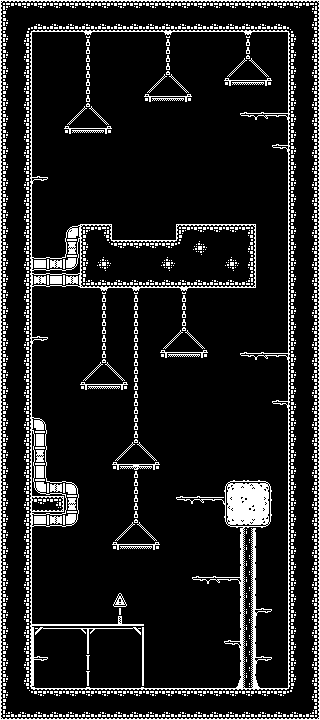

Rendered tile map (Tiled .tmx) drawn with the repository's tilesets; below, a short description and the map source with its tile grids summarised:
An orthogonal 20x45 tile map with 16x16 px tiles, 4 tile layers (ground, decoration, foreground, platforms), 1 hidden layer not drawn, 2 tilesets and 29 objects (19x spike, 5x torch, 2x gem, goal, key, ...).

<map version="1.10" tiledversion="1.12.2" orientation="orthogonal" renderorder="right-down" width="20" height="45" tilewidth="16" tileheight="16" infinite="0" nextlayerid="12" nextobjectid="105">
 <editorsettings>
  <export target="level5.json" format="json" />
 </editorsettings>
 <tileset firstgid="1" name="monochrome_tilemap_transparent_packed" tilewidth="16" tileheight="16" tilecount="400" columns="20">
  <image source="../images/monochrome_tilemap_transparent_packed.png" width="320" height="320" />
  <tile id="248">
   <properties>
    <property name="active" type="bool" value="false" />
   </properties>
  </tile>
 </tileset>
 <tileset firstgid="401" name="monochrome_tilemap_packed" tilewidth="16" tileheight="16" tilecount="400" columns="20">
  <image source="../images/monochrome_tilemap_packed.png" width="320" height="320" />
 </tileset>
 <layer id="4" name="background" width="20" height="45" visible="0">
  <data>[900 cells, 900 non-empty, 1 distinct tile ids]</data>
 </layer>
 <layer id="1" name="ground" width="20" height="45">
  <data>[900 cells, 336 non-empty, 37 distinct tile ids]</data>
 </layer>
 <layer id="2" name="decoration" width="20" height="45">
  <data>[900 cells, 0 non-empty, 0 distinct tile ids]</data>
 </layer>
 <layer id="5" name="foreground" width="20" height="45">
  <data>[900 cells, 66 non-empty, 15 distinct tile ids]</data>
 </layer>
 <layer id="10" name="platforms" width="20" height="45">
  <data>[900 cells, 28 non-empty, 7 distinct tile ids]</data>
 </layer>
 <objectgroup id="8" name="triggers">
  <object id="83" name="gem" type="gem" gid="103" x="32" y="336" width="16" height="16">
   <properties>
    <property name="value" type="int" value="1" />
   </properties>
  </object>
  <object id="92" name="goal" type="goal" gid="390" x="240" y="80" width="16" height="16" />
  <object id="93" name="key" type="key" gid="97" x="80" y="128" width="16" height="16" />
  <object id="104" name="gem" type="gem" gid="103" x="32" y="656" width="16" height="16">
   <properties>
    <property name="value" type="int" value="1" />
   </properties>
  </object>
 </objectgroup>
 <objectgroup id="11" name="hazards">
  <object id="70" name="spike" type="spike" gid="184" x="160" y="688" width="16" height="16">
   <properties>
    <property name="danger-x" type="bool" value="false" />
    <property name="danger-y" type="bool" value="true" />
   </properties>
  </object>
  <object id="71" name="spike" type="spike" gid="184" x="144" y="688" width="16" height="16">
   <properties>
    <property name="danger-x" type="bool" value="false" />
    <property name="danger-y" type="bool" value="true" />
   </properties>
  </object>
  <object id="72" name="spike" type="spike" gid="184" x="176" y="688" width="16" height="16">
   <properties>
    <property name="danger-x" type="bool" value="false" />
    <property name="danger-y" type="bool" value="true" />
   </properties>
  </object>
  <object id="73" name="spike" type="spike" gid="184" x="208" y="688" width="16" height="16">
   <properties>
    <property name="danger-x" type="bool" value="false" />
    <property name="danger-y" type="bool" value="true" />
   </properties>
  </object>
  <object id="74" name="spike" type="spike" gid="184" x="192" y="688" width="16" height="16">
   <properties>
    <property name="danger-x" type="bool" value="false" />
    <property name="danger-y" type="bool" value="true" />
   </properties>
  </object>
  <object id="75" name="spike" type="spike" gid="184" x="224" y="688" width="16" height="16">
   <properties>
    <property name="danger-x" type="bool" value="false" />
    <property name="danger-y" type="bool" value="true" />
   </properties>
  </object>
  <object id="76" name="spike" type="spike" gid="184" x="128" y="688" width="16" height="16">
   <properties>
    <property name="danger-x" type="bool" value="false" />
    <property name="danger-y" type="bool" value="true" />
   </properties>
  </object>
  <object id="86" name="spike" type="spike" gid="184" x="112" y="240" width="16" height="16">
   <properties>
    <property name="danger-x" type="bool" value="false" />
    <property name="danger-y" type="bool" value="true" />
   </properties>
  </object>
  <object id="87" name="spike" type="spike" gid="184" x="144" y="240" width="16" height="16">
   <properties>
    <property name="danger-x" type="bool" value="false" />
    <property name="danger-y" type="bool" value="true" />
   </properties>
  </object>
  <object id="88" name="spike" type="spike" gid="184" x="128" y="240" width="16" height="16">
   <properties>
    <property name="danger-x" type="bool" value="false" />
    <property name="danger-y" type="bool" value="true" />
   </properties>
  </object>
  <object id="89" name="spike" type="spike" gid="184" x="160" y="240" width="16" height="16">
   <properties>
    <property name="danger-x" type="bool" value="false" />
    <property name="danger-y" type="bool" value="true" />
   </properties>
  </object>
  <object id="94" name="spike" type="spike" gid="184" x="112" y="688" width="16" height="16">
   <properties>
    <property name="danger-x" type="bool" value="false" />
    <property name="danger-y" type="bool" value="true" />
   </properties>
  </object>
  <object id="96" name="spike" type="spike" gid="184" x="80" y="688" width="16" height="16">
   <properties>
    <property name="danger-x" type="bool" value="false" />
    <property name="danger-y" type="bool" value="true" />
   </properties>
  </object>
  <object id="97" name="spike" type="spike" gid="184" x="64" y="688" width="16" height="16">
   <properties>
    <property name="danger-x" type="bool" value="false" />
    <property name="danger-y" type="bool" value="true" />
   </properties>
  </object>
  <object id="98" name="spike" type="spike" gid="184" x="48" y="688" width="16" height="16">
   <properties>
    <property name="danger-x" type="bool" value="false" />
    <property name="danger-y" type="bool" value="true" />
   </properties>
  </object>
  <object id="99" name="spike" type="spike" gid="184" x="32" y="688" width="16" height="16">
   <properties>
    <property name="danger-x" type="bool" value="false" />
    <property name="danger-y" type="bool" value="true" />
   </properties>
  </object>
  <object id="100" name="spike" type="spike" gid="184" x="96" y="688" width="16" height="16">
   <properties>
    <property name="danger-x" type="bool" value="false" />
    <property name="danger-y" type="bool" value="true" />
   </properties>
  </object>
  <object id="102" name="spike" type="spike" gid="184" x="256" y="688" width="16" height="16">
   <properties>
    <property name="danger-x" type="bool" value="false" />
    <property name="danger-y" type="bool" value="true" />
   </properties>
  </object>
  <object id="103" name="spike" type="spike" gid="184" x="272" y="688" width="16" height="16">
   <properties>
    <property name="danger-x" type="bool" value="false" />
    <property name="danger-y" type="bool" value="true" />
   </properties>
  </object>
 </objectgroup>
 <objectgroup id="7" name="lights">
  <object id="79" name="torch" type="torch" gid="249" x="208" y="576" width="16" height="16">
   <properties>
    <property name="active" type="bool" value="false" />
    <property name="color" type="color" value="#ffff8c32" />
    <property name="effect" value="flicker" />
    <property name="radius" type="int" value="50" />
   </properties>
  </object>
  <object id="82" name="torch" type="torch" gid="249" x="176" y="352" width="16" height="16">
   <properties>
    <property name="active" type="bool" value="false" />
    <property name="color" type="color" value="#ffff8c32" />
    <property name="effect" value="flicker" />
    <property name="radius" type="int" value="50" />
   </properties>
  </object>
  </objectgroup>
 <objectgroup id="6" name="spawns">
  <!-- 1 objects omitted --></objectgroup>
</map>
<!-- 4 of 29 objects omitted -->
